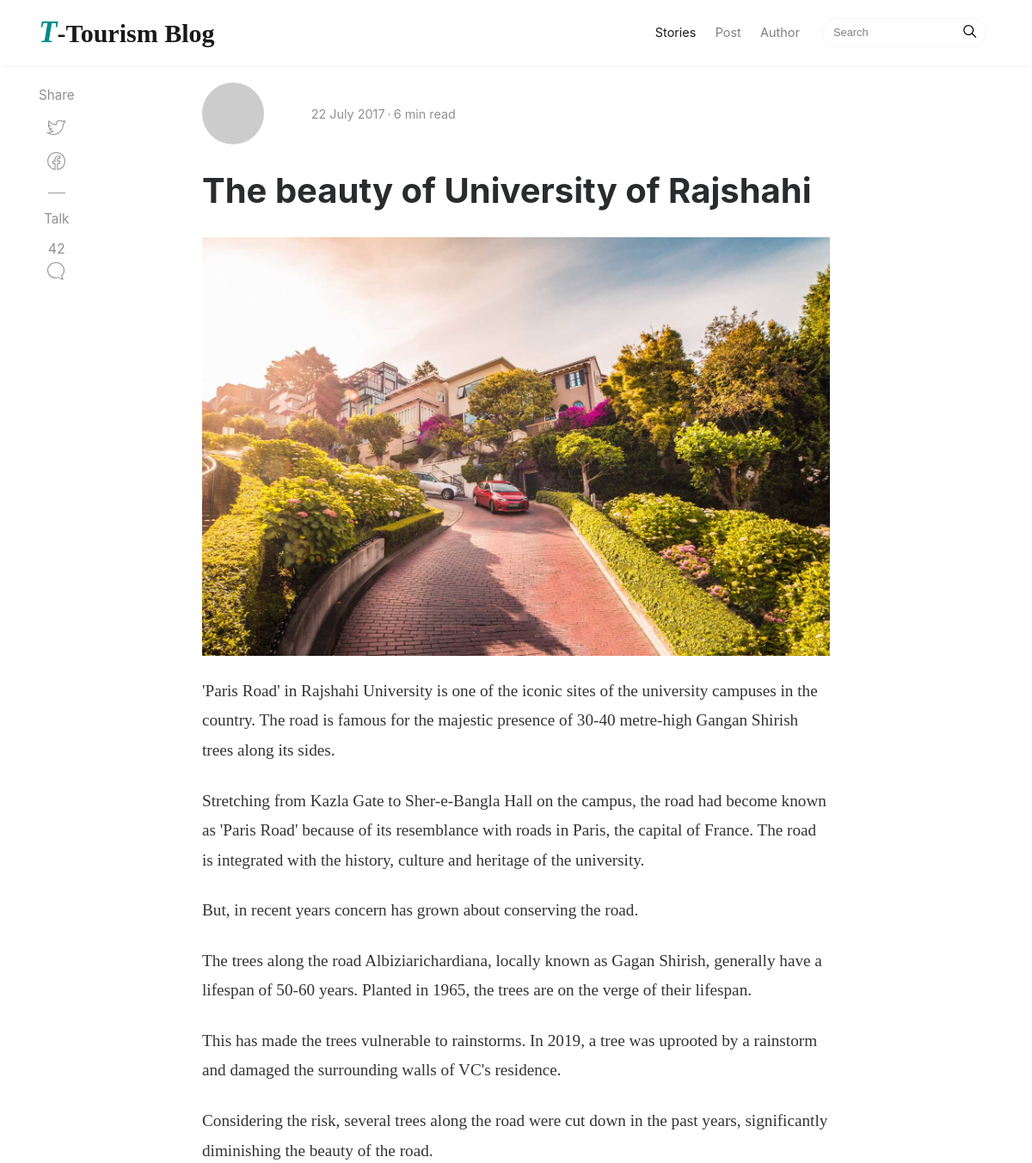
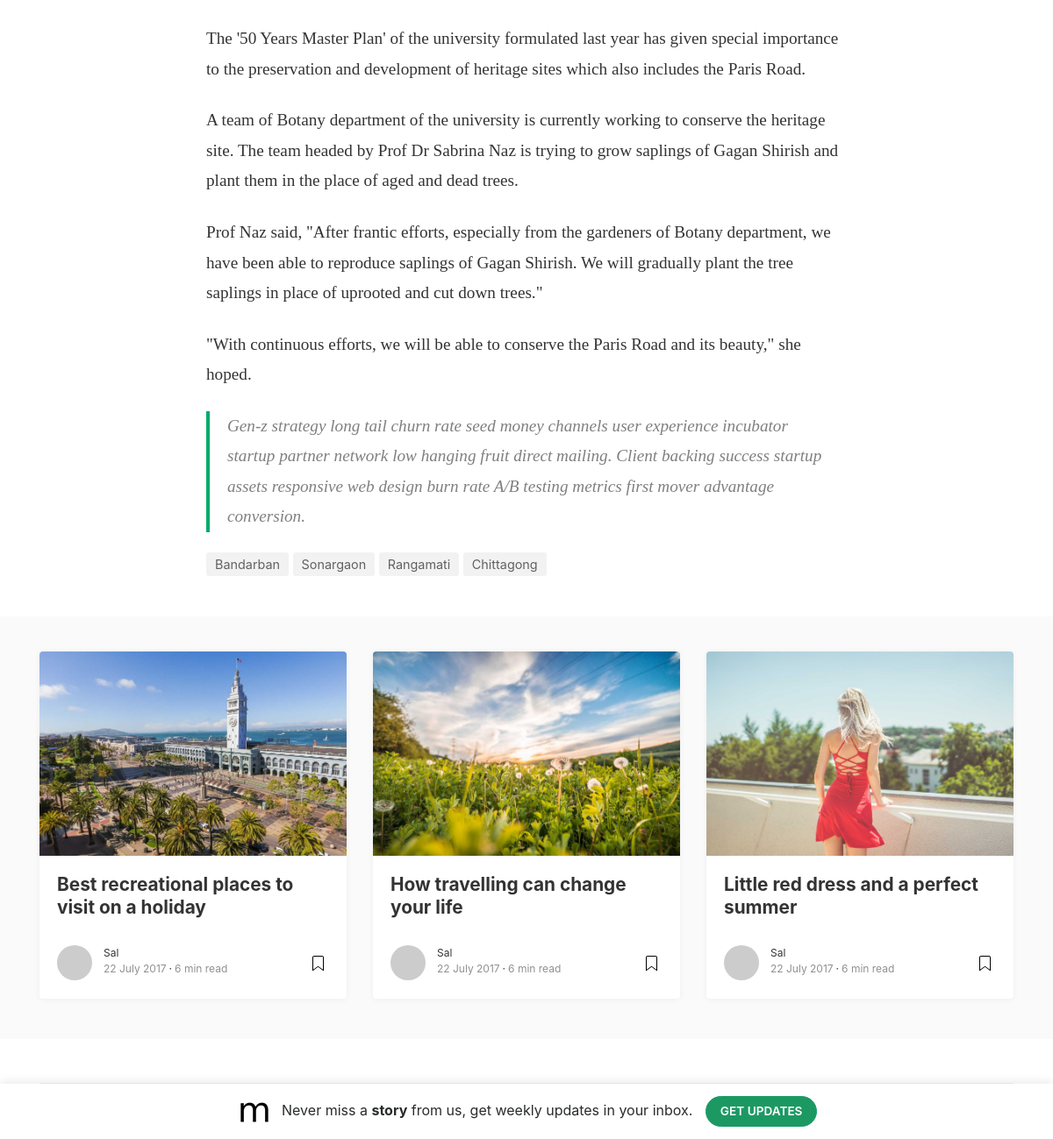
The app's page /rapist/4 with its own data (2 pictures, top to bottom).
### myapp/models.py (models this page shows, shortened)
class Tourism(models.Model):
    place = models.CharField(max_length=200,blank=True,null=True)
    title = models.CharField(max_length=400)
    image = models.ImageField(null = True,blank = True,upload_to='images/')
    details = RichTextUploadingField()

### myapp/views.py (the view)
# urls.py: path('rapist/<int:pk>',RapistDetail.as_view(),name='rapist-detail'),
class RapistDetail(DetailView):
    model = Tourism
    context_object_name = 'post'
    template_name = "myapp/post.html"

### templates/myapp/post.html (shortened to what this page needs)
{% load static %}
<!DOCTYPE html>
<html lang="en">
<head>
<link href="{% static 'myapp/css/bootstrap.min.css' %}" rel="stylesheet">
<link href="https://maxcdn.bootstrapcdn.com/font-awesome/4.7.0/css/font-awesome.min.css" rel="stylesheet">
<link href="{% static 'myapp/css/mediumish.css' %}" rel="stylesheet">
</head>
<body>
<nav class="navbar navbar-toggleable-md navbar-light bg-white fixed-top mediumnavigation">
<div class="container">
	<a class="navbar-brand" style="font-family: Georgia, 'Times New Roman', Times, serif;font-weight: bolder;font-size: 30px;" href="{% url 'home' %}">
	<span style="color:darkcyan;font-size: 35px;font-style: italic;" > T</span>-Tourism Blog
	</a>
	<div class="collapse navbar-collapse" id="navbarsExampleDefault">
		<ul class="navbar-nav ml-auto">
			<li class="nav-item active">
			<a class="nav-link" href="index.html">Stories <span class="sr-only">(current)</span></a>
			</li>
			<li class="nav-item">
			<a class="nav-link" href="post.html">Post</a>
			</li>
			<li class="nav-item">
			<a class="nav-link" href="author.html">Author</a>
			</li>
		</ul>
		<form class="form-inline my-2 my-lg-0">
			<input class="form-control mr-sm-2" type="text" placeholder="Search">
			<span class="search-icon"><svg class="svgIcon-use" width="25" height="25" viewbox="0 0 25 25"><path d="M20.067 18.933l-4.157-4.157a6 6 0 1 0-.884.884l4.157 4.157a.624.624 0 1 0 .884-.884zM6.5 11c0-2.62 2.13-4.75 4.75-4.75S16 8.38 16 11s-2.13 4.75-4.75 4.75S6.5 13.62 6.5 11z"></path></svg></span>
		</form>
	</div>
</div>
</nav>
<div class="container">
	<div class="row">
		<div class="col-md-2 col-xs-12">
			<div class="share">
				<p>
					Share
				</p>
				<ul>
					<li>
					<a target="_blank" href="https://twitter.com/home?status=http%3A//www.wowthemes.net">
					</a>
					</li>
					<li>
					<a target="_blank" href="https://www.facebook.com/sharer/sharer.php?u=http%3A//www.wowthemes.net">
					</a>
					</li>
				</ul>
				<div class="sep">
				</div>
				<p>
					Talk
				</p>
				<ul>
					<li>
					<a href="#comments">
					42<br/>
					</a>
					</li>
				</ul>
			</div>
		</div>
		<div class="col-md-8 col-md-offset-2 col-xs-12">
			<div class="mainheading">
				<div class="row post-top-meta">
					<div class="col-md-2">
						<a href="author.html"><img class="author-thumb" src="https://www.gravatar.com/avatar/e56154546cf4be74e393c62d1ae9f9d4?s=250&amp;d=mm&amp;r=x" alt="Sal"></a>
					</div>
					<div class="col-md-10">
						<br>
						<span class="post-date">22 July 2017</span><span class="dot"></span><span class="post-read">6 min read</span>
					</div>
				</div>
				<h1 class="posttitle">{{post.title}}</h1>
			</div>
			<img class="featured-image img-fluid" src="assets/img/demopic/10.jpg" alt="">
			<div class="article-post">
				<p>
					{{post.details|safe}}
				</p>
				<blockquote>
					Gen-z strategy long tail churn rate seed money channels user experience incubator startup partner network low hanging fruit direct mailing. Client backing success startup assets responsive web design burn rate A/B testing metrics first mover advantage conversion.
				</blockquote>
			</div>
			<div class="after-post-tags">
				<ul class="tags">
					<li><a href="#">Bandarban</a></li>
					<li><a href="#">Sonargaon</a></li>
					<li><a href="#">Rangamati</a></li>
					<li><a href="#">Chittagong</a></li>
				</ul>
			</div>
		</div>
	</div>
</div>
<div class="graybg">
	<div class="container">
		<div class="row listrecent listrelated">
			<div class="col-md-4">
				<div class="card">
					<a href="post.html">
					<img class="img-fluid img-thumb" src="assets/img/demopic/9.jpg" alt="">
					</a>
					<div class="card-block">
						<h2 class="card-title"><a href="post.html">Best recreational places to visit on a holiday</a></h2>
						<div class="metafooter">
							<div class="wrapfooter">
								<span class="meta-footer-thumb">
								<a href="author.html"><img class="author-thumb" src="https://www.gravatar.com/avatar/e56154546cf4be74e393c62d1ae9f9d4?s=250&amp;d=mm&amp;r=x" alt="Sal"></a>
								</span>
								<span class="author-meta">
								<span class="post-name"><a href="author.html">Sal</a></span><br/>
								<span class="post-date">22 July 2017</span><span class="dot"></span><span class="post-read">6 min read</span>
								</span>
								<span class="post-read-more"><a href="post.html" title="Read Story"></a></span>
							</div>
						</div>
					</div>
				</div>
			</div>
			<div class="col-md-4">
				<div class="card">
					<a href="post.html">
					<img class="img-fluid img-thumb" src="assets/img/demopic/8.jpg" alt="">
					</a>
					<div class="card-block">
						<h2 class="card-title"><a href="post.html">How travelling can change your life</a></h2>
						<div class="metafooter">
							<div class="wrapfooter">
								<span class="meta-footer-thumb">
								<a href="author.html"><img class="author-thumb" src="https://www.gravatar.com/avatar/e56154546cf4be74e393c62d1ae9f9d4?s=250&amp;d=mm&amp;r=x" alt="Sal"></a>
								</span>
								<span class="author-meta">
								<span class="post-name"><a href="author.html">Sal</a></span><br/>
								<span class="post-date">22 July 2017</span><span class="dot"></span><span class="post-read">6 min read</span>
								</span>
								<span class="post-read-more"><a href="post.html" title="Read Story"></a></span>
							</div>
						</div>
					</div>
				</div>
			</div>
			<div class="col-md-4">
				<div class="card">
					<a href="post.html">
					<img class="img-fluid img-thumb" src="assets/img/demopic/7.jpg" alt="">
					</a>
					<div class="card-block">
						<h2 class="card-title"><a href="post.html">Little red dress and a perfect summer</a></h2>
						<div class="metafooter">
							<div class="wrapfooter">
								<span class="meta-footer-thumb">
								<a href="author.html"><img class="author-thumb" src="https://www.gravatar.com/avatar/e56154546cf4be74e393c62d1ae9f9d4?s=250&amp;d=mm&amp;r=x" alt="Sal"></a>
								</span>
								<span class="author-meta">
								<span class="post-name"><a href="author.html">Sal</a></span><br/>
								<span class="post-date">22 July 2017</span><span class="dot"></span><span class="post-read">6 min read</span>
								</span>
								<span class="post-read-more"><a href="post.html" title="Read Story"></a></span>
							</div>
						</div>
					</div>
				</div>
			</div>
		</div>
	</div>
</div>
<div class="alertbar">
	<div class="container text-center">
		<img src="assets/img/logo.png" alt=""> &nbsp; Never miss a <b>story</b> from us, get weekly updates in your inbox. <a href="#" class="btn subscribe">Get Updates</a>
	</div>
</div>
<div class="container">
	<div class="footer">
		<p class="pull-left">
		</p>
		<p class="pull-right">
			 Mediumish Theme by <a target="_blank" href="https://www.wowthemes.net">WowThemes.net</a>
		</p>
	</div>
</div>
</body>
</html>

### static/myapp/css/mediumish.css (style rules this page uses)
body { padding-top:5rem; }
.mainheading { padding:1rem 0rem; }
a { color:#00ab6b; }
a,a:hover { transition:all 0.2s; }
.mediumnavigation { background:rgba(255,255,255,.97); box-shadow:0 2px 2px -2px rgba(0,0,0,.15); }
@media (min-width:992px) { .navbar-toggleable-md .navbar-nav .nav-link { padding-right:.7rem; padding-left:.7rem; width: 100%; } }
.listfeaturedtag h2.card-title,.listrecent h2.card-title { font-size:1.3rem; font-weight:700; line-height: 1.25; }
.listfeaturedtag h2.card-title a,.listrecent h2.card-title a { color:rgba(0,0,0,.8); }
.listrecent .wrapfooter { font-size:12px; margin-top:30px; }
.author-thumb { width:40px; height:40px; float:left; margin-right:13px; border-radius:100%; }
.post-top-meta { margin-bottom:2rem; }
.post-top-meta .author-thumb { width:72px; height:72px; }
.post-top-meta span { font-size:0.9rem; color:rgba(0,0,0,.44); display:inline-block; }
.author-meta { flex:1 1 auto; white-space:nowrap!important; text-overflow:ellipsis!important; overflow:hidden!important; }
span.post-name,span.post-date,span.author-meta { display:inline-block; }
span.post-date,span.post-read { color:rgba(0,0,0,.44); }
span.post-read-more { align-items:center; display:inline-block; float:right; margin-top:8px; }
span.post-read-more a { color:rgba(0,0,0,.44); }
span.post-name a,span.post-read-more a:hover { color:rgba(0,0,0,.8); }
.dot:after { content:"·"; margin-left:3px; margin-right:3px; }
.mediumnavigation .form-control { font-size:0.8rem; border-radius:30px; overflow:hidden; border:1px solid rgba(0,0,0,0.04); }
.mediumnavigation .form-inline { margin-left:15px; }
.mediumnavigation .navbar-brand { font-weight:500; }
.mediumnavigation .nav-item,.dropdown-menu { font-size:0.9rem; }
.mediumnavigation .search-icon { margin-left:-40px; display:inline-block; margin-top:3px; cursor:pointer; }
.mainheading h1.posttitle { font-weight:700; margin-bottom:1rem; }
.footer { border-top:1px solid rgba(0,0,0,.05)!important; padding-top:15px; padding-bottom:12px; font-size:0.8rem; color:rgba(0,0,0,.44); margin-top:50px; }
.article-post { font-family:Merriweather; font-size:1.2rem; line-height:1.8; color:rgba(0,0,0,.8); }
blockquote { border-left:4px solid #00ab6b; padding:0 20px; font-style:italic; color:rgba(0,0,0,.5); }
.article-post p,.article-post blockquote { margin:0 0 1.5rem 0; }
.featured-image { display:block; margin:0px auto; margin-bottom:1.5rem; }
.share { text-align:center; margin-top:20px; }
.share p { margin-bottom:10px; font-size:0.95rem; }
.share { display:none; }
.share ul li { display:inline-block; margin-bottom:5px; }
.share ul { padding-left:0; margin-left:0; }
@media (min-width:1024px) { .share { position:fixed; display:block; } }
@media (min-width:1024px) { .share ul li { display:block; } }
.share,.share a { color:rgba(0,0,0,.44); fill:rgba(0,0,0,.44); }
.graybg { background-color:#fafafa; padding:40px 0 46px; position:relative; }
.listrelated .card { box-shadow:0 1px 7px rgba(0,0,0,.05); border:0; }
.card { border-radius:4px; }
.card .img-thumb { border-top-right-radius:4px; border-top-left-radius:4px; }
ul.tags { list-style:none; padding-left:0; margin:0 0 3rem 0; }
ul.tags li { display:inline-block; font-size:0.9rem; }
ul.tags li a { background:rgba(0,0,0,.05); color:rgba(0,0,0,.6); border-radius:3px; padding:5px 10px; }
.sep { height:1px; width:20px; background:#999; margin:0px auto; margin-bottom:1.2rem; }
.btn.subscribe { background-color:#1C9963; border-color:#1C9963; color:rgba(255,255,255,1); fill:rgba(255,255,255,1); border-radius:30px; font-size:0.85rem; margin-left:10px; font-weight:600; text-transform:uppercase; }
.alertbar { box-shadow:0 -3px 10px 0 rgba(0,0,0,.0785); position:fixed; bottom:0; left:0; background-color:#fff; width:100%; padding:14px 0; z-index:1; }

### records on screen
Tourism: title "The beauty of University of Rajshahi", details "'Paris Road' in Rajshahi University is one of the iconic sites of the university campuses in the country. The road is famous for the majestic presence of 30-40 metre-high Gangan Shirish trees along its sides. Stretching from Kazla Gate to Sher-e-Bangla Hall on the campus, the road had become known as 'Paris Road' because of its resemblance with roads in Paris, the capital of France. The road is integrated with the history, culture and heritage of the university. But, in recent years concern has grown about conserving the road. The trees along the road Albiziarichardiana, locally known as Gagan Shirish, generally have a lifespan of 50-60 years. Planted in 1965, the trees are on the verge of…"
